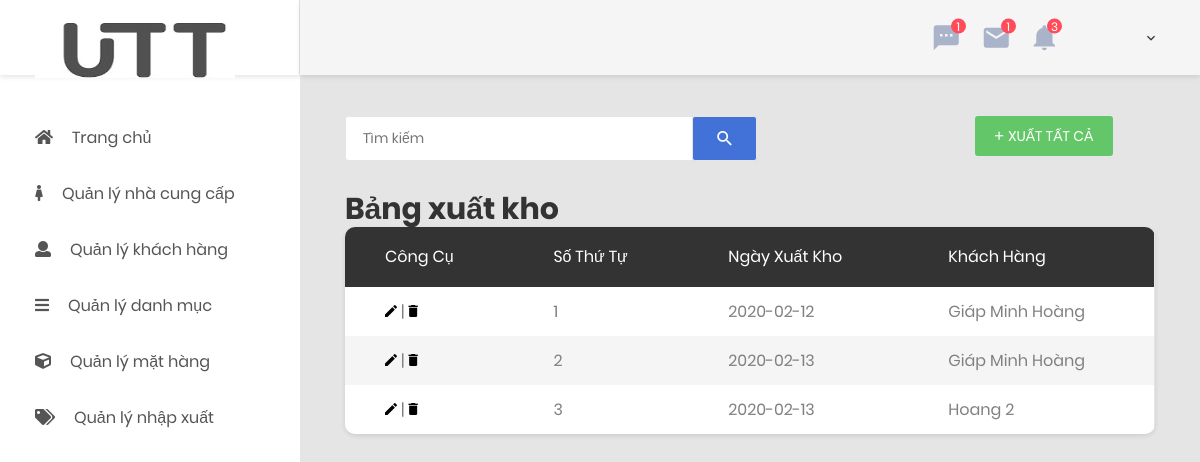
Screenshot of /Xuatkho with the database file from the repository.
### tables this page shows
CREATE TABLE `xuathang` (
  `id_xuat` int(11) NOT NULL,
  `nhanvien` varchar(100) NOT NULL,
  `ngayxuat` date DEFAULT NULL,
  `id_khachhang` int(11) DEFAULT NULL
);

CREATE TABLE `khachhang` (
  `id_khachhang` int(11) NOT NULL,
  `ten_khachhang` varchar(255) DEFAULT NULL,
  `sodienthoai` varchar(255) DEFAULT NULL,
  `gmail` varchar(255) DEFAULT NULL,
  `solanmua` int(11) DEFAULT '0',
  `diachi` varchar(100) NOT NULL
);

### application/controllers/Xuatkho.php (called while the page is built, shortened)
<?php
class Xuatkho extends CI_Controller {
	public function __construct()
	{
		$this->load->model('Nhapkho_Model');
		$this->load->model('Item_Model');
		$this->load->model('Supplier_Model');
		$this->load->model('Cat_Model');
		$this->load->model('Khachhang_Model');
		$this->load->model('Xuatkho_Model');
	}
	public function index( $offset = 0 )
	{
		$data['all'] = $this->Xuatkho_Model->get();
		$data['nhacungcap']=$this->Supplier_Model->get();
		$data['khachhang']=$this->Khachhang_Model->get();
		$this->load->view('header');
		$this->load->view('header_desktop');
		$this->load->view('sidebar');
		$this->load->view('xuatkho_view',$data);
		$this->load->view('footer');
	}
}

### index.php (called while the page is built, shortened)
<?php
require_once BASEPATH.'core/CodeIgniter.php';

### application/models/Xuatkho_Model.php (called while the page is built, shortened)
<?php if (!defined('BASEPATH')) exit('No direct script access allowed');
class Xuatkho_Model extends CI_Model {
    public function get($where = NULL) {
    	$this->db->select('*');
        $this->db->join('khachhang', 'xuathang.id_khachhang = khachhang.id_khachhang', 'left');
    	$this->db->from(self::TABLE_NAME);
    	$result = $this->db->get()->result_array();
    	if ($result) {
    		if ($where !== NULL) {
    			return array_shift($result);
    		} else {
    			return $result;
    		}
    	} else {
    		return $result;
    	}
    }
}
?>

### application/views/xuatkho_view.php (the view, shortened to what this page needs)
<div class="main-content">
	<div class="section__content section__content--p30">
		<div class="container-fluid">
			<div class="row">
				<div class="col-lg-9">
					<form class="form-header">
						<input class="au-input au-input--xl" type="text" name="search" id="search" placeholder="Tìm kiếm">
						<button class="au-btn--submit" type="submit">
							<i class="zmdi zmdi-search"></i>
						</button>
					</form>
				</div>
				<div class="col-lg-3">
					<button class="au-btn au-btn-icon au-btn--green au-btn--small" data-toggle="modal" data-target="#addmodels">
						<i class="zmdi zmdi-plus"></i>XUẤT TẤT CẢ </button>
					</div>
				</div>
				<div class="row" style="height: 30px;"> </div>
				<div class="row">
					<div class="col-lg-12">
						<h2>Bảng xuất kho</h2>
						<div class="table-responsive table--no-card m-b-30">
							<table class="table table-borderless table-striped table-earning">
								<thead>
									<tr>
										<th>Công cụ</th>
										<th>Số thứ tự</th>
										<th>Ngày xuất kho</th>
										<th>Khách hàng</th>
									</tr>
								</thead>
								<tbody id="myTable">
									<?php $i=1; ?>
									<?php foreach ($all as $value): ?>
										<tr>
											<td>
												<button data-toggle="modal"
												data-target="#editmodels<?= $value['id_xuat'] ?>">
												<i class="zmdi zmdi-edit"></i>
											</button>
											|
											<button data-toggle="modal"
											data-target="#deletemodels<?= $value['id_xuat'] ?>">
											<i class="zmdi zmdi-delete"></i>
										</button>
									</td>
									<td><?= $i ?></td>
									<td><?= $value['ngayxuat'] ?></td>
									<td><?= $value['ten_khachhang'] ?></td>
								</tr>
								<?php $i++; ?>
							<?php endforeach ?>
						</tbody>
					</table>
				</div>
			</div>
		</div>
	</div>
</div>
</div>

### rows the page displays
xuathang: ngayxuat "2020-02-12", id_khachhang.ten_khachhang "Giáp Minh Hoàng"
xuathang: ngayxuat "2020-02-13", id_khachhang.ten_khachhang "Giáp Minh Hoàng"
xuathang: ngayxuat "2020-02-13", id_khachhang.ten_khachhang "Hoang 2"
